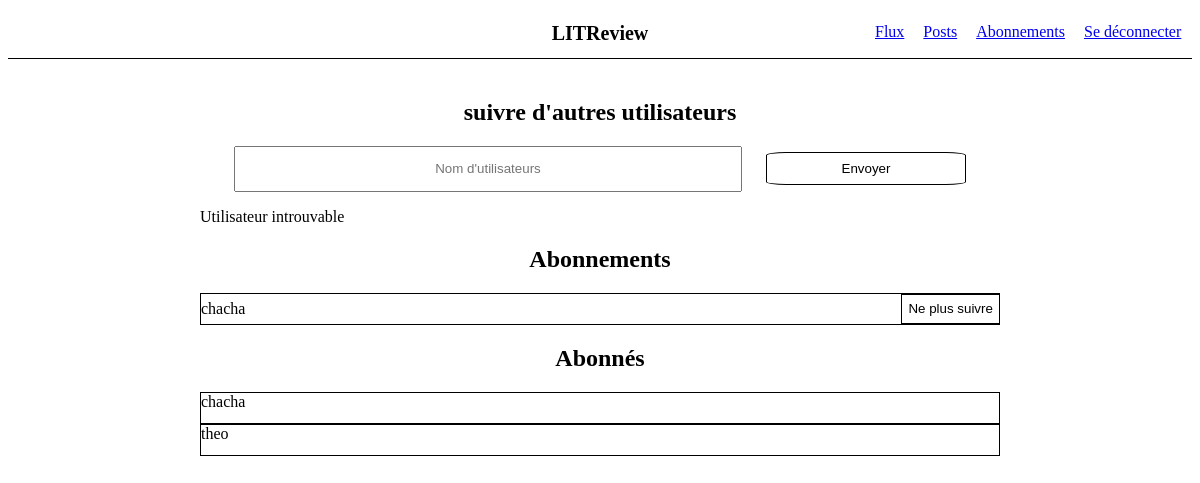
The page /follow/ (signed in) on the database its author committed.
### login/models.py (models this page shows)
class User(AbstractUser):
    follows = models.ManyToManyField('self',  symmetrical= False, related_name="follows_list")
    followers = models.ManyToManyField('self',  symmetrical= False, related_name="followers_list")

### abo/views.py (the view)
# urls.py: path('follow/', abo.views.follow, name ="follow"),
def follow(request):
    user_to_follow = request.POST.get('test', None)
    print(user_to_follow)
    User_on = request.user
    users = User.objects.all()
    Validation = False
    abonnements = []
    abonnes = []
    abonnements = User_on.follows.all()
    abonnes = User_on.followers.all()
    for user in users:
        if user_to_follow == user.username :
            User_on.follows.add(user)
            validation = True
            break
    if Validation == False:
        message = "Utilisateur introuvable"
    return render(request, 'abonnement.html', context={'abonnements' : abonnements, 'abonnes' : abonnes, 'message' : message })

### abo/templates/abonnement.html (shortened to what this page needs)
{% extends 'base_flow.html' %}
{% block content %}
<div class="main_container_abo">
    <h2>suivre d'autres utilisateurs</h2>
    <form action="{% url 'follow' %}" method="POST" id="follow_form">
        <input type="text" name="test" placeholder="Nom d'utilisateurs">
        <button type="submit" class="btn" name="follow_btn" form="follow_form">Envoyer</button>
    </form>
    <p>{{message}}</p>
    <h2>Abonnements</h2>
    <ul>
        {% for abo in abonnements %}
            <form action="{% url 'unfollow' %}" method="POST" id="unfollow_form">
                <li>{{ abo.username }} <button type="submit" id="btn-unfollow" name="unfollow_btn" value="{{ abo.id }}" form="unfollow_form">Ne plus suivre</button></li>
            </form>
        {% endfor %}
    </ul>
    <h2>Abonnés</h2>
        {% for abo in abonnes %}
            <li>{{ abo.username }}</li>
        {% endfor %}
</div>
{% endblock content %}

### login/static/flow/styles.css (style rules this page uses)
.btn { background-color: white; border: 1px solid black; border-radius: 10%; padding: 8px; width: 200px; cursor: pointer; }
.main_container_abo { width: 800px; margin: auto; margin-top: 40px; }
.main_container_abo h2 { text-align: center; }
.main_container_abo li { list-style: none; border: 1px solid black; height: 30px; }
.main_container_abo ul { padding: 0px; }
#follow_form { text-align: center; }
#follow_form input { width: 500px; height:40px; text-align: center; margin-right: 20px; }
#btn-unfollow { border: 1px solid black; background-color: white; height: 100%; position: relative; right: -652px; cursor: pointer; }

### rows shown on the page
User: username "chacha", {{ abo.id }} 2 (drawn)
User: username "theo"

### other values the page prints
{{ message }} "Utilisateur introuvable"
